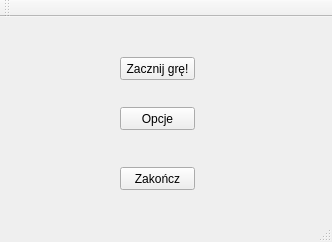
<?xml version="1.0" encoding="UTF-8"?>
<ui version="4.0">
 <class>GameMenu</class>
 <widget class="QMainWindow" name="GameMenu">
  <property name="geometry">
   <rect>
    <x>0</x>
    <y>0</y>
    <width>332</width>
    <height>242</height>
   </rect>
  </property>
  <property name="windowTitle">
   <string>MainWindow</string>
  </property>
  <widget class="QWidget" name="centralWidget">
   <widget class="QPushButton" name="buttonGame">
    <property name="geometry">
     <rect>
      <x>120</x>
      <y>40</y>
      <width>75</width>
      <height>23</height>
     </rect>
    </property>
    <property name="text">
     <string>Zacznij grę!</string>
    </property>
   </widget>
   <widget class="QPushButton" name="buttonSettings">
    <property name="geometry">
     <rect>
      <x>120</x>
      <y>90</y>
      <width>75</width>
      <height>23</height>
     </rect>
    </property>
    <property name="text">
     <string>Opcje</string>
    </property>
   </widget>
   <widget class="QPushButton" name="buttonEnd">
    <property name="geometry">
     <rect>
      <x>120</x>
      <y>150</y>
      <width>75</width>
      <height>23</height>
     </rect>
    </property>
    <property name="text">
     <string>Zakończ</string>
    </property>
   </widget>
  </widget>
  <widget class="QToolBar" name="mainToolBar">
   <attribute name="toolBarArea">
    <enum>TopToolBarArea</enum>
   </attribute>
   <attribute name="toolBarBreak">
    <bool>false</bool>
   </attribute>
  </widget>
  <widget class="QStatusBar" name="statusBar"/>
 </widget>
 <layoutdefault spacing="6" margin="11"/>
 <resources/>
 <connections/>
</ui>
